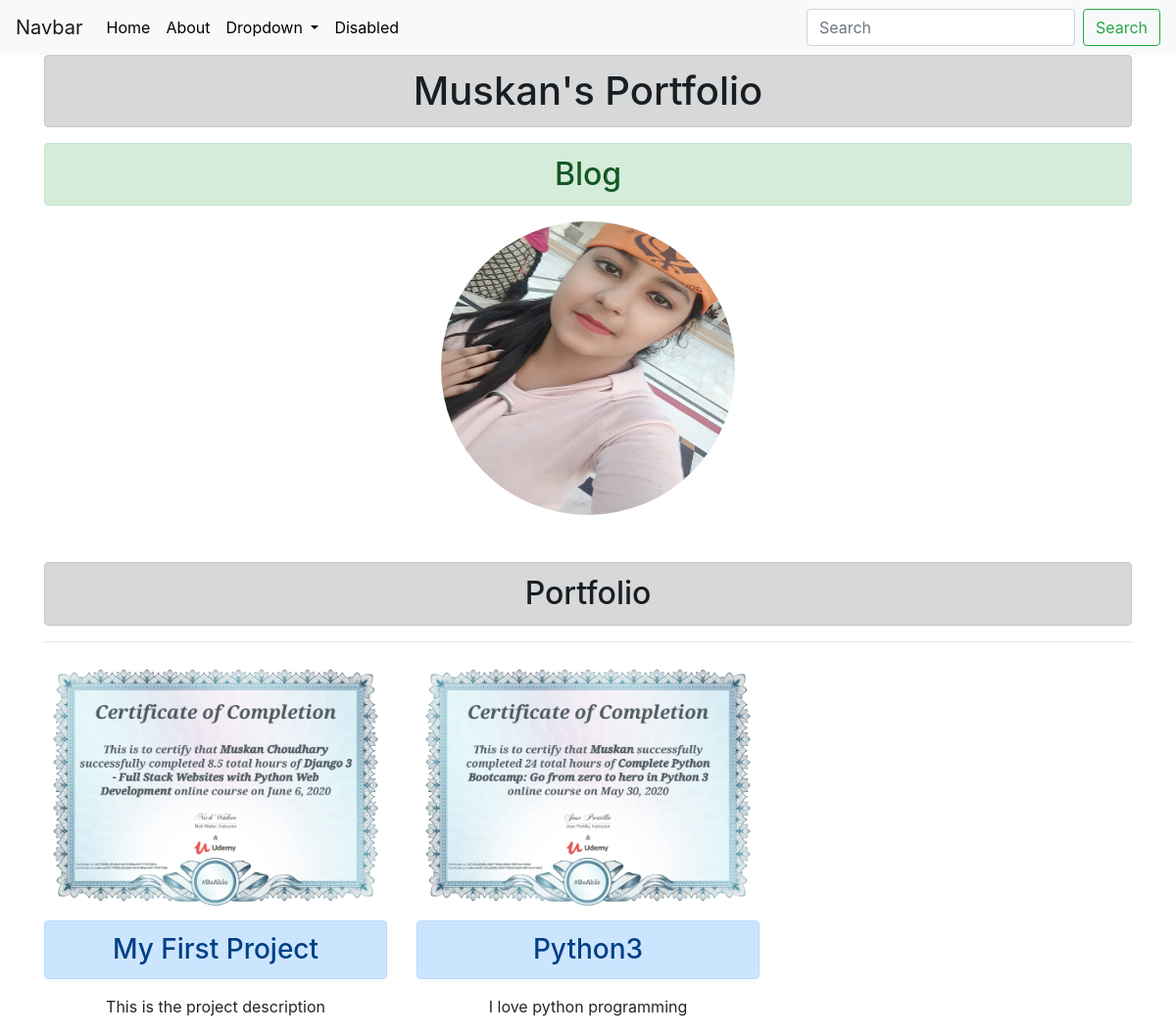
Before: / with the older database file.
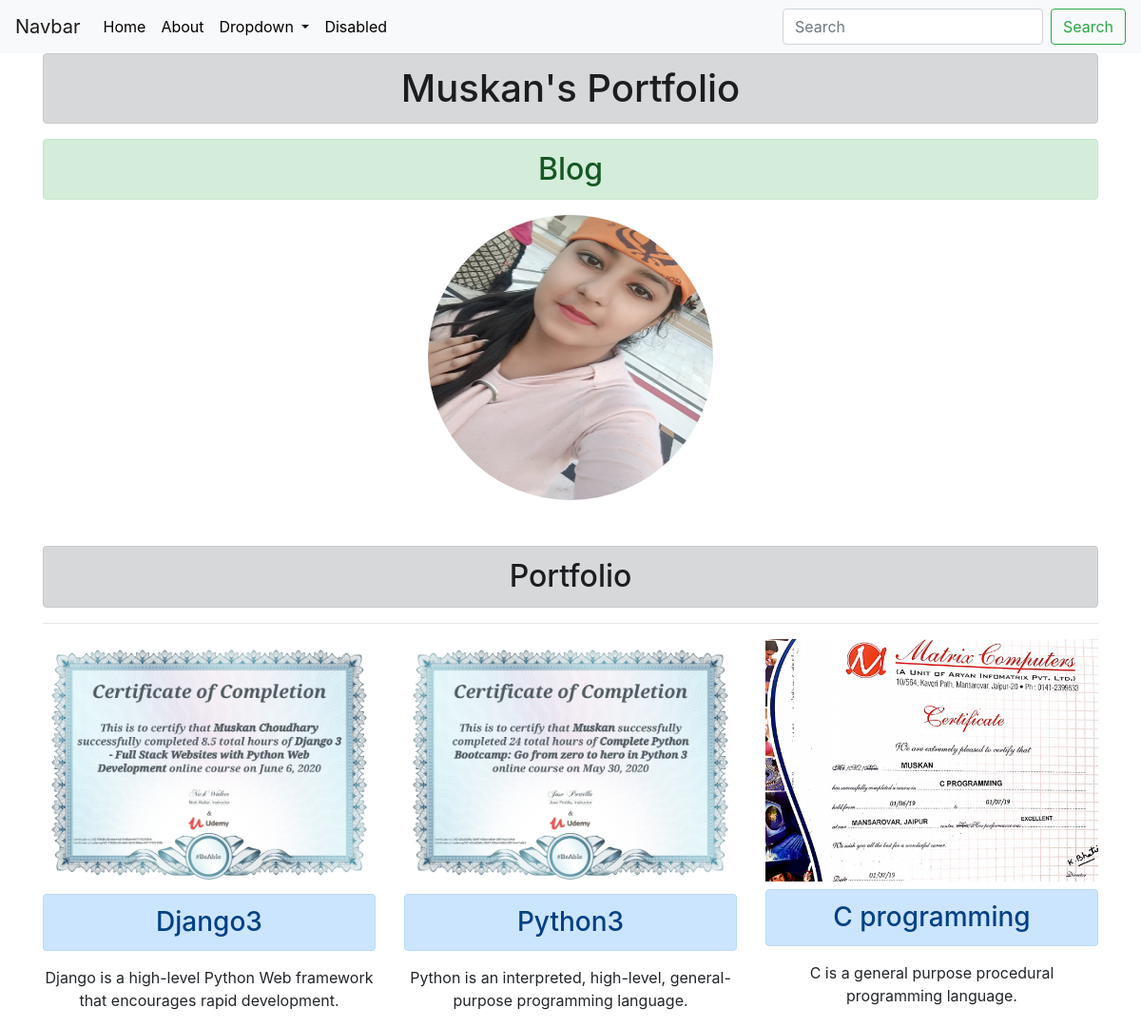
After: the same page with the newer database file.
### portfolio/models.py (models this page shows, shortened)
class Project(models.Model):
    title = models.CharField(max_length=100)
    description = models.CharField(max_length=250)
    image = models.ImageField(upload_to='portfolio/images/')
    url = models.URLField(blank=True)

### portfolio/views.py (the view)
# urls.py: 2. Add a URL to urlpatterns:  path('', views.home, name='home')
def home(request):
    projects=Project.objects.all()
    return render(request,'portfolio/home.html',{'projects':projects})

### portfolio/templates/portfolio/home.html (shortened to what this page needs)
{% extends 'portfolio/base.html' %}
{% load static % }
{% block content %}
<link rel="stylesheet" href="https://stackpath.bootstrapcdn.com/bootstrap/4.5.0/css/bootstrap.min.css">
<div class="container text-center">
<h1 class="alert alert-dark">Muskan's Portfolio</h1>
<h1>{% load static %}
    <a href="{% url 'blog:all_blogs'%}"><h2 class="alert alert-success">Blog</h2></a>
    <div class="row justify-content-center my-3">
        <div class="col-5">
          <img  id = 'prof'class='img-fluid 'style='vertical-align: middle;
          height:300px;
          width:300px;
          border-radius: 50%;'src = "{% static 'portfolio/profilepic.jpg' %}" >
        </div>
      </div>
      <h2 class="mt-5 alert alert-dark">Portfolio</h2>
      <hr>
      <div class="row">
        {% for project in projects %}
        <div class="col-lg-4 col-md-6">
          {% if project.url %}
          <a href="{{ project.url }}">
            <img src="{{ project.image.url }}" class="img-fluid mb-2" >
          </a>
          {% else %}
          <img src="{{ project.image.url }}" class="img-fluid mb-2">
          {% endif %}
          <h3 class="alert alert-primary">{{ project.title }}</h3>
          <p>{{ project.description }}</p>
        </div>
        {% endfor %}
      </div>

### portfolio/templates/portfolio/base.html (shortened to what this page needs)
{% load static %}
<!doctype html>
<html lang="en">
<head>
  <link rel="stylesheet" href="https://stackpath.bootstrapcdn.com/bootstrap/4.4.1/css/bootstrap.min.css">
  <link rel="stylesheet" href="{% static "portfolio/custom.css" %}">
</head>
  <body>
    <nav class="navbar navbar-expand-lg navbar-light bg-light">
        <a class="navbar-brand" href="#">Navbar</a>
        <div class="collapse navbar-collapse" id="navbarSupportedContent">
          <ul class="navbar-nav mr-auto">
            <li class="nav-item active">
              <a class="nav-link" href="#">Home <span class="sr-only">(current)</span></a>
            </li>
            <li class="nav-item">
              <a class="nav-link" href="#">About</a>
            </li>
            <li class="nav-item dropdown">
              <a class="nav-link dropdown-toggle" href="#" id="navbarDropdown" role="button" data-toggle="dropdown" aria-haspopup="true" aria-expanded="false">
                Dropdown
              </a>
            </li>
            <li class="nav-item">
              <a class="nav-link disabled" href="#" tabindex="-1" aria-disabled="true">Disabled</a>
            </li>
          </ul>
          <form class="form-inline my-2 my-lg-0">
            <input class="form-control mr-sm-2" type="search" placeholder="Search" aria-label="Search">
            <button class="btn btn-outline-success my-2 my-sm-0" type="submit">Search</button>
          </form>
        </div>
      </nav>
        {%  block content%} {% endblock%}
  </body>
</html>

### portfolio/static/portfolio/custom.css (style rules this page uses)
.navbar-nav .nav-link { color: rgba(0,0,0,1) !important; }
body { font-family: 'Lato', sans-serif; }

Changed rows visible on the page:
changed Project: title "My First Project" → "Django3"; description "This is the project description" → "Django is a high-level Python Web framework that encourages rapid development."
changed Project "Python3": description "I love python programming" → "Python is an interpreted, high-level, general-purpose programming language."
added Project: image (picture), title "C programming", description "C is a general purpose procedural programming language."
